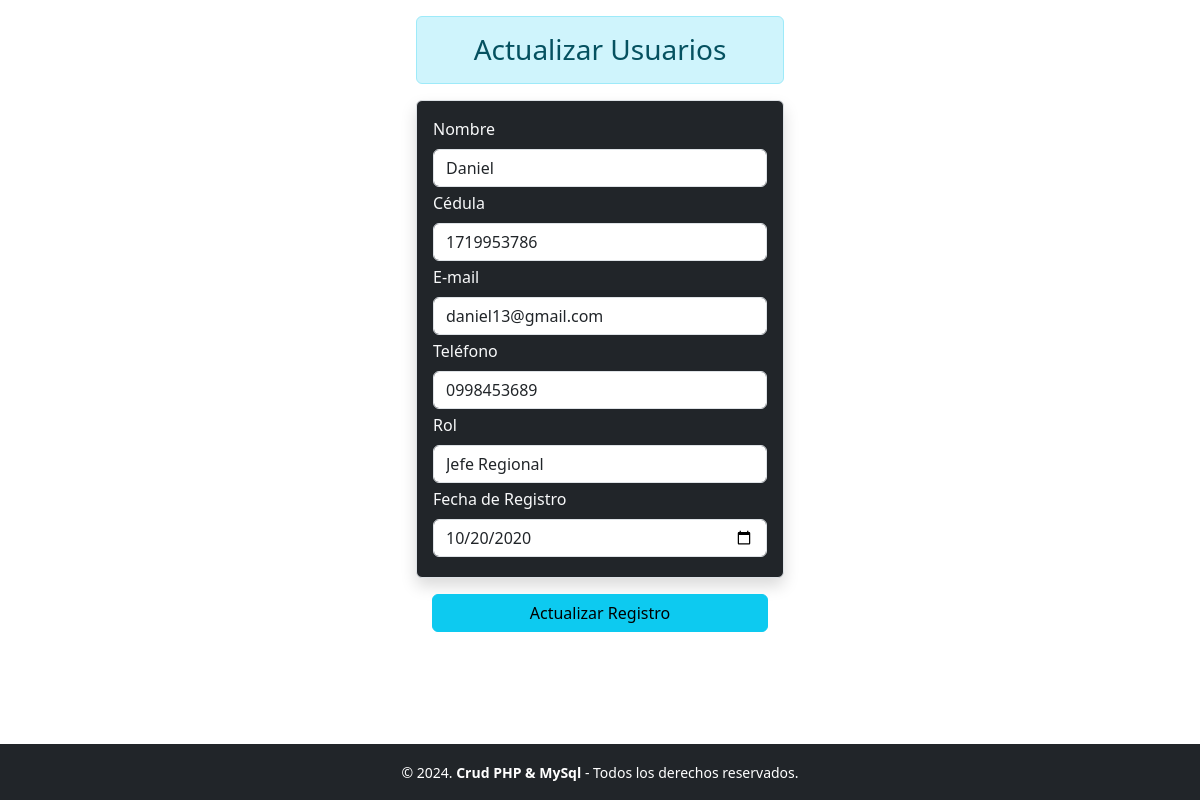
Page /modificar.php?id=2 on the earlier database version.
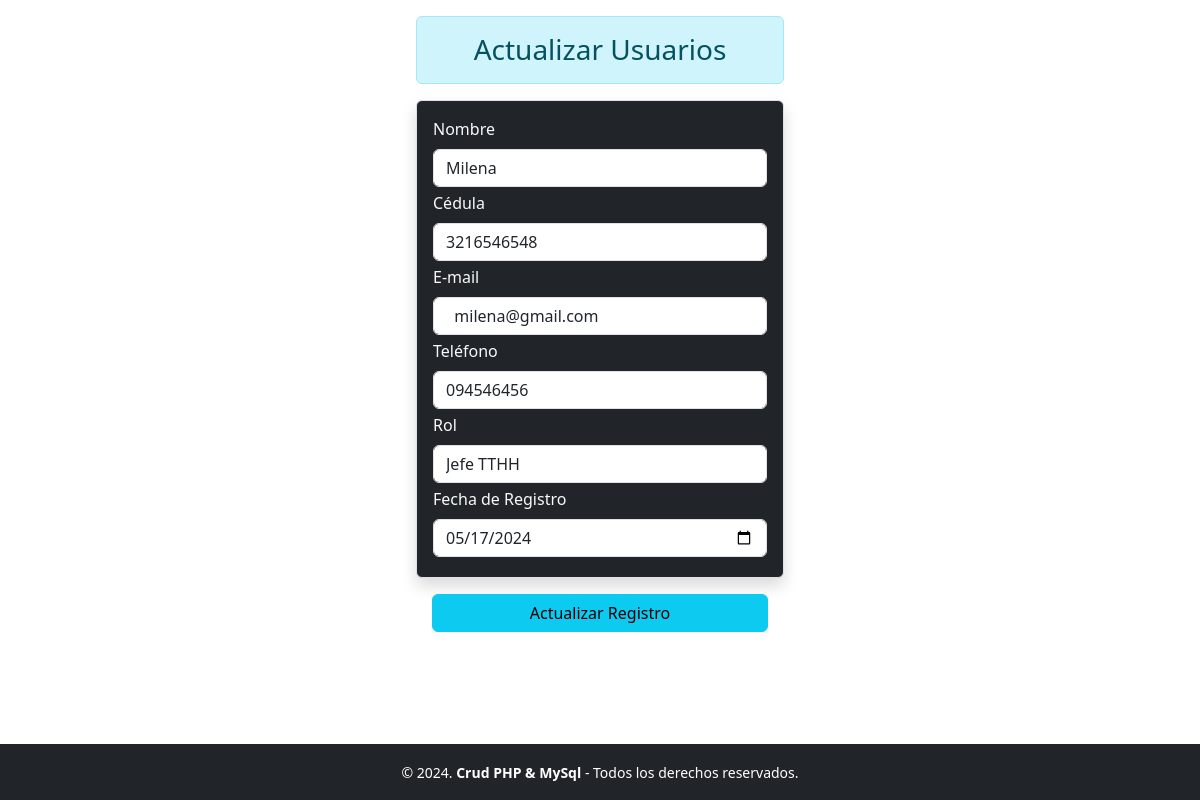
Same page on the later database version.
### tables this page shows
CREATE TABLE `usuarios` (
  `id` int(100) NOT NULL,
  `nombre` varchar(200) NOT NULL,
  `cedula` varchar(10) NOT NULL,
  `correo` varchar(150) NOT NULL,
  `telefono` varchar(10) NOT NULL,
  `rol` varchar(100) NOT NULL,
  `fecha_registro` date NOT NULL
);

### modificar.php (the view, shortened to what this page needs)
<?php
include "conexion.php";
$id = $_GET["id"];
$sql = $conexion->query("select *from usuarios where id =$id");
?>
<!DOCTYPE html>
<html lang="es">
<head>
    <link href="https://cdn.jsdelivr.net/npm/bootstrap@5.3.2/dist/css/bootstrap.min.css" rel="stylesheet">
    <link href="https://getbootstrap.com/docs/5.3/assets/css/docs.css" rel="stylesheet">
    <link href="https://cdn.jsdelivr.net/npm/bootstrap@5.3.3/dist/css/bootstrap.min.css" rel="stylesheet">
</head>
<body>
    <form class="col-4 p-3 m-auto" method="POST">
        <h3 class="text-center alert alert-info"> Actualizar Usuarios</h3>
        <?php
        include "controlador/modificar_user.php";
        while ($datos = $sql->fetch_object()) { ?>
            <div class="bg-dark p-3 border rounded shadow">
                <div class="mb-1">
                    <label for="exampleInputEmail1" class="form-label  text-light">Nombre</label>
                    <input type="text" class="form-control" name="nombre" value="<?= $datos->nombre ?>">
                </div>
                <div class="mb-1">
                    <label for="exampleInputPassword1" class="form-label text-light">Cédula</label>
                    <input type="text" class="form-control" name="cedula" value="<?= $datos->cedula ?>">
                </div>
                <div class="mb-1">
                    <label for="exampleInputPassword1" class="form-label text-light">E-mail</label>
                    <input type="text" class="form-control" name="correo" value="<?= $datos->correo ?>">
                </div>
                <div class="mb-1">
                    <label for="exampleInputPassword1" class="form-label text-light">Teléfono</label>
                    <input type="text" class="form-control" name="telefono" value="<?= $datos->telefono ?>">
                </div>
                <div class="mb-1">
                    <label for="exampleInputPassword1" class="form-label text-light">Rol</label>
                    <input type="text" class="form-control" name="rol" value="<?= $datos->rol ?>">
                </div>
                <div class="mb-1">
                    <label for="exampleInputPassword1" class="form-label text-light">Fecha de Registro</label>
                    <input type="date" class="form-control" name="fecha_registro" value="<?= $datos->fecha_registro ?>">
                </div>
            </div>
        <?php
        }
        ?>
        <div class="d-grid p-3">
            <button type="submit" class="btn btn-info" name="btnregistro" value="ok">Actualizar Registro</button>
        </div>
    </form>
    <footer class="text-center text-bg-dark mt-auto py-3 fixed-bottom">
        <small>&copy; 2024. <b>Crud PHP & MySql</b> - Todos los derechos reservados.</small>
    </footer>
</body>
</html>

Differences in the rows shown:
changed usuarios: nombre "Daniel" → "Milena"; cedula "1719953786" → "3216546548"; correo "daniel13@gmail.com" → "milena@gmail.com"; telefono "0998453689" → "094546456"; rol "Jefe Regional" → "Jefe TTHH"; fecha_registro "10/20/2020" → "05/17/2024"
